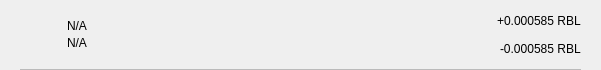
<?xml version="1.0" encoding="UTF-8"?>
<ui version="4.0">
 <class>TxRow</class>
 <widget class="QWidget" name="TxRow">
  <property name="geometry">
   <rect>
    <x>0</x>
    <y>0</y>
    <width>601</width>
    <height>70</height>
   </rect>
  </property>
  <property name="minimumSize">
   <size>
    <width>0</width>
    <height>40</height>
   </size>
  </property>
  <property name="windowTitle">
   <string>Form</string>
  </property>
  <layout class="QVBoxLayout" name="verticalLayout_3">
   <property name="spacing">
    <number>0</number>
   </property>
   <property name="leftMargin">
    <number>0</number>
   </property>
   <property name="topMargin">
    <number>0</number>
   </property>
   <property name="rightMargin">
    <number>0</number>
   </property>
   <property name="bottomMargin">
    <number>0</number>
   </property>
   <item>
    <widget class="QWidget" name="rowContainer" native="true">
     <layout class="QVBoxLayout" name="verticalLayout_2">
      <property name="spacing">
       <number>9</number>
      </property>
      <property name="leftMargin">
       <number>20</number>
      </property>
      <property name="topMargin">
       <number>9</number>
      </property>
      <property name="rightMargin">
       <number>20</number>
      </property>
      <property name="bottomMargin">
       <number>0</number>
      </property>
      <item>
       <widget class="QFrame" name="frame">
        <property name="styleSheet">
         <string notr="true">border:none;</string>
        </property>
        <property name="frameShape">
         <enum>QFrame::StyledPanel</enum>
        </property>
        <property name="frameShadow">
         <enum>QFrame::Raised</enum>
        </property>
        <layout class="QHBoxLayout" name="horizontalLayout" stretch="0,2,0">
         <property name="leftMargin">
          <number>0</number>
         </property>
         <property name="topMargin">
          <number>0</number>
         </property>
         <property name="rightMargin">
          <number>0</number>
         </property>
         <property name="bottomMargin">
          <number>0</number>
         </property>
         <item>
          <widget class="QPushButton" name="icon">
           <property name="focusPolicy">
            <enum>Qt::NoFocus</enum>
           </property>
           <property name="styleSheet">
            <string notr="true">border:none;</string>
           </property>
           <property name="text">
            <string/>
           </property>
           <property name="iconSize">
            <size>
             <width>28</width>
             <height>28</height>
            </size>
           </property>
          </widget>
         </item>
         <item>
          <layout class="QVBoxLayout" name="verticalLayout">
           <property name="spacing">
            <number>3</number>
           </property>
           <property name="leftMargin">
            <number>9</number>
           </property>
           <item>
            <widget class="QLabel" name="lblAddress">
             <property name="styleSheet">
              <string notr="true"/>
             </property>
             <property name="text">
              <string notr="true">N/A</string>
             </property>
             <property name="alignment">
              <set>Qt::AlignBottom|Qt::AlignLeading|Qt::AlignLeft</set>
             </property>
            </widget>
           </item>
           <item>
            <widget class="QLabel" name="lblDate">
             <property name="styleSheet">
              <string notr="true"/>
             </property>
             <property name="text">
              <string notr="true">N/A</string>
             </property>
             <property name="alignment">
              <set>Qt::AlignLeading|Qt::AlignLeft|Qt::AlignTop</set>
             </property>
            </widget>
           </item>
          </layout>
         </item>
         <item>
          <widget class="QWidget" name="containerAmounts" native="true">
           <property name="minimumSize">
            <size>
             <width>80</width>
             <height>0</height>
            </size>
           </property>
           <layout class="QVBoxLayout" name="verticalLayout_4">
            <property name="leftMargin">
             <number>0</number>
            </property>
            <property name="topMargin">
             <number>0</number>
            </property>
            <property name="rightMargin">
             <number>0</number>
            </property>
            <property name="bottomMargin">
             <number>0</number>
            </property>
            <item alignment="Qt::AlignRight">
             <widget class="QLabel" name="lblAmountTop">
              <property name="styleSheet">
               <string notr="true"/>
              </property>
              <property name="text">
               <string>+0.000585 RBL</string>
              </property>
             </widget>
            </item>
            <item alignment="Qt::AlignRight">
             <widget class="QLabel" name="lblAmountBottom">
              <property name="styleSheet">
               <string notr="true"/>
              </property>
              <property name="text">
               <string>-0.000585 RBL</string>
              </property>
             </widget>
            </item>
           </layout>
          </widget>
         </item>
        </layout>
       </widget>
      </item>
      <item>
       <widget class="QLabel" name="lblDivisory">
        <property name="minimumSize">
         <size>
          <width>0</width>
          <height>1</height>
         </size>
        </property>
        <property name="maximumSize">
         <size>
          <width>16777215</width>
          <height>1</height>
         </size>
        </property>
        <property name="styleSheet">
         <string notr="true">background-color:#bababa;</string>
        </property>
        <property name="text">
         <string/>
        </property>
        <property name="alignment">
         <set>Qt::AlignBottom|Qt::AlignLeading|Qt::AlignLeft</set>
        </property>
       </widget>
      </item>
     </layout>
    </widget>
   </item>
  </layout>
 </widget>
 <resources/>
 <connections/>
</ui>
